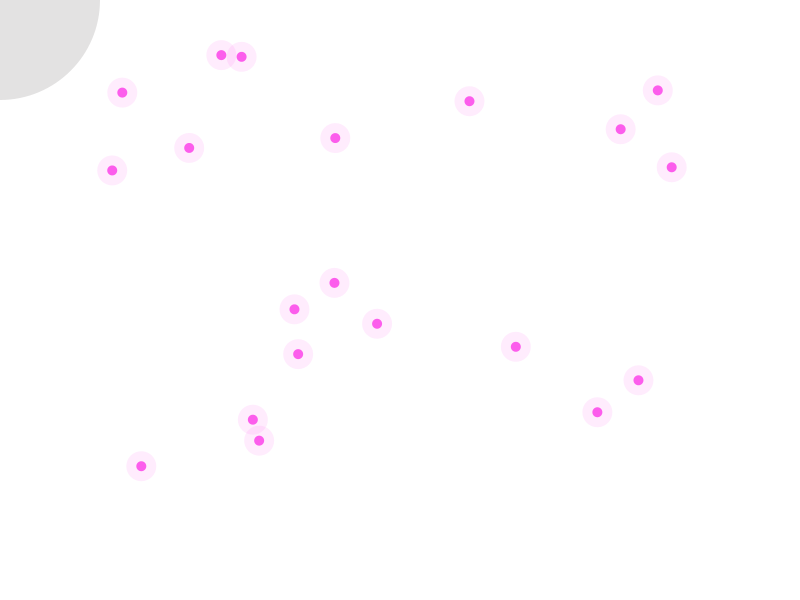
Frame 1 (no input)
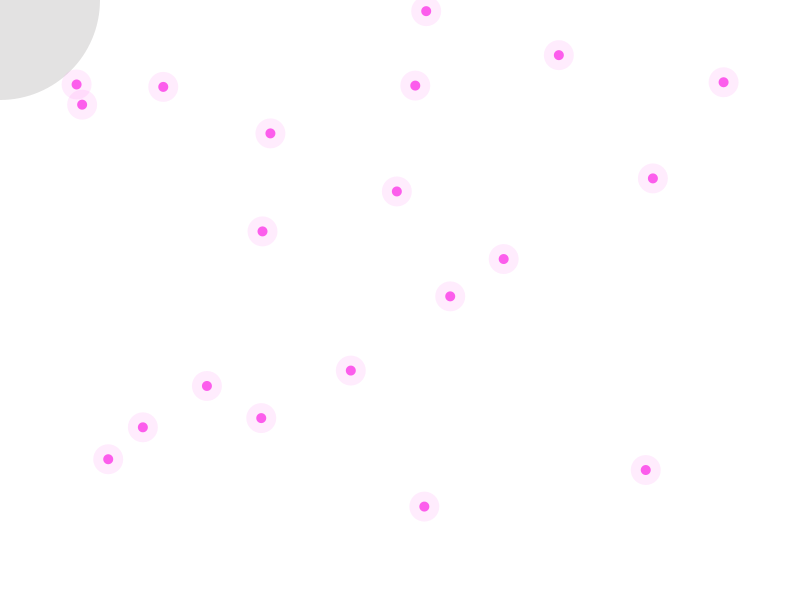
Frame 60 (the mouse pressed at the canvas centre just before this capture)
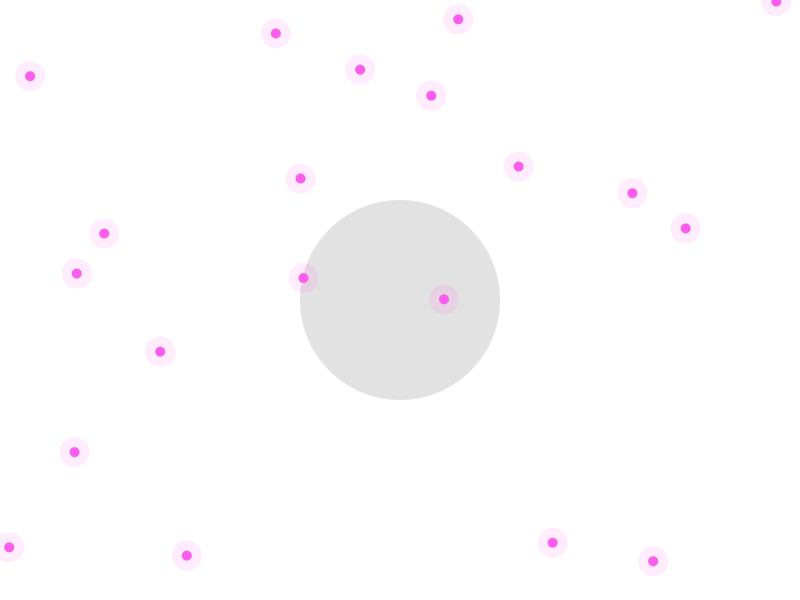
Frame 120 (the mouse held since frame 60 and released just before this capture)

The Processing sketch that drew these frames (run headless with seeded random() and noise(); from frame 60 on, the mouse is pressed at the canvas centre):

// Processing sketch: processing_1008
// ── processing_1008.pde



Butterfly flies;      
ViewButterfly viewFlies;   
ShadowOutline shadow;            

int numFlies = 20;

void setup(){
  size (800,600);
  background(255);
  noStroke();

  shadow = new ShadowOutline(width/2, height/2, 100);       
  flies = new Butterfly();                    

  oneFly of = new oneFly (10, 10);
  viewFlies = new ViewButterfly(of);                  
  
  for (int i = 0; i < numFlies; i++)  {
    flies.makePart();
  }
}

void draw(){
  background(255);
  shadow.drawCircle();              
  flies.update();                    
  viewFlies.drawFlies(flies); 
}

////////////////////////////////////////////////////////////////////////////////////

class ShadowOutline{
  float r;
  float cx;
  float cy;
  ShadowOutline (float tempcx, float tempcy, float tempr){
    r = tempr; 
    cx = tempcx;
    cy = tempcy;
  } 

  void drawCircle(){
    fill(160, 158, 158, 75);
    ellipse (mouseX, mouseY, r*2, r*2);
  }
  
  boolean goingToHit(float tempA, float tempB, float tempDa, float tempDb) {
    float a= tempA;
    float b= tempB;
    float dA = tempDa;
    float dB = tempDb;
    
    boolean state = false;                                     
    if (sqrt(sq(a - mouseX) + sq(b - mouseY)) <= r && sqrt(sq(a - dA - mouseX) + sq(b - dB - mouseY)) >= r)  {       
      state = true;
    }
    return state;
  }
}

////////////////////////////////////////////////////////////////////////////////////

class flyMove{
  float x, y, dX, dY;

  flyMove (float tempX, float tempY, float tempdX, float tempdY){
    x = tempX;
    y = tempY;
    dX = tempdX;
    dY = tempdY;
  }
  
  void update()  { 
    if (!shadow.goingToHit(x, y, dX, dY))  {
      x = x + dX;
      y = y + dY;
    }
    if (x >= width || x < 0)  {
      dX = -dX;
    }
    if (y >= height || y < 0)  {
      dY = -dY;
    }
  }
}

////////////////////////////////////////////////////////////////////////////////////

class oneFly{
  int w, h;
  
  oneFly (int tempW, int tempH)  {
    w = tempW;
    h = tempH;
  }

  void drawFly (flyMove fly) {
    fill(252, 93, 236, 30);
    ellipse(fly.x, fly.y, w+20, h+20); 
    fill(252, 93, 236);
    ellipse(fly.x, fly.y, w, h); 
  }
}

////////////////////////////////////////////////////////////////////////////////////

class Butterfly{
  ArrayList  flyList;

  Butterfly () {
    flyList = new ArrayList();
  }

  void makePart()  {                                                                      
    float tempdX = random (-3,3);                                                               
    float tempdY = random(-3,3);
    flyMove newPar = new flyMove(random(100,700), random (50,550), tempdX, tempdY);
    flyList.add(newPar);                                                                    
  }

  void update()  {              
   if (mousePressed && mouseButton == LEFT) {
     if (shadow.r >= 20)  {
       shadow.r = shadow.r - 1;
     } else  { shadow.r = 20; }   
   }
   if (mousePressed && mouseButton == RIGHT){
     if (shadow.r <= 250)  {
       shadow.r = shadow.r + 1;
     } else  { shadow.r = 250; }
   }
    
   for (int i = flyList.size() - 1; i >= 0; i--)  {               
     flyMove p = (flyMove) flyList.get(i);
     p.update();
   }
  }                                                                    
}                                                                      

////////////////////////////////////////////////////////////////////////////////////

class ViewButterfly {
  oneFly v;    

  ViewButterfly (oneFly tempV)  {
    v = tempV;
  }
  
  void drawFlies (Butterfly a)  {
    for (int i = a.flyList.size() - 1; i >= 0; i--) { 
      flyMove p = (flyMove) a.flyList.get(i); 
      v.drawFly(p);
    } 
  }
}
